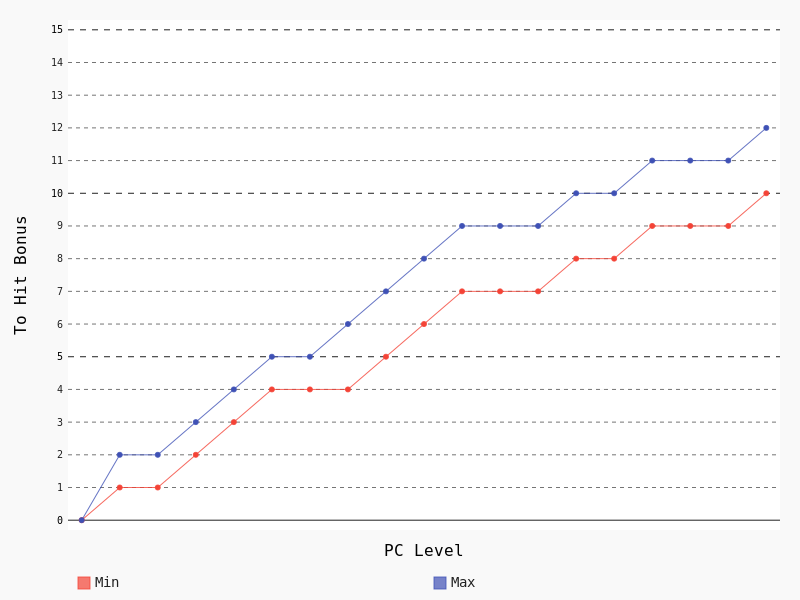

Python code for this plot:
#!/usr/bin/python3
import pygal
from pygal import Config

# (x, p) prob p for getting at least a value of x
# from anydice.com
probs_2d12 = (
    100.0, # 1
    100.0, # 2
    99.3,  # 3
    97.9,  # 4
    95.8,  # 5
    93.0,  # 6
    89.6,  # 7
    85.4,  # 8
    80.5,  # 9
    75.0,  # 10
    68.7,  # 11
    61.8,  # 12
    54.2,  # 13
    45.8,  # 14
    38.2,  # 15
    31.3,  # 16
    25.0,  # 17
    19.4,  # 18
    14.6,  # 19
    10.4,  # 20
    6.9,   # 21
    4.2,   # 22
    2.1,   # 23
    0.7,   # 24    
)



#
# Player Character To-Hit Table
#
hist = pygal.Line(
    human_readable=True,
    range=(0, 15),
    x_labels = map(str, range(1, 15)),
    x_title="PC Level",
    y_title="To Hit Bonus",
    legend_at_bottom=True,
    legend_at_bottom_columns=2,
)

def min_to_hit_bonus(x):
    to_hit = 2*(x-1)//5
    if x >= 2:
        to_hit += 1
    if x >= 5:
        to_hit += 1
    if x >= 10:
        to_hit += 1
    return to_hit


def max_to_hit_bonus(x):
    to_hit = min_to_hit_bonus(x)  
    if x >= 2:
        to_hit += 1
    if x >= 8:
        to_hit += 1
    return to_hit

min_to_hit = []
max_to_hit = []
for i in range(1, 20):
    min_to_hit.append(min_to_hit_bonus(i))
    max_to_hit.append(max_to_hit_bonus(i))

hist.add('Min',  min_to_hit)
hist.add('Max',  max_to_hit)
hist.render_to_png('to_hit_bonus_by_level.png')




#
# Monster Attack Difficulty by Level.
#
hist2 = pygal.Line(
    human_readable=True,
    #title="Attack Difficulty for Monsters by Level.",
    x_title="Monster Level",
    y_title="Attack Difficulty",
    show_x_guides=True,
    legend_at_bottom=True,
    legend_at_bottom_columns=3,
)

AVG_2D12 = 13

# Keep the monster attacks in line with the PC attacks.
min_ac = []
avg_ac = []
max_ac = []
for i in range(1, 16):
    min_ac.append(9 + min_to_hit_bonus(i))
    avg_ac.append(13 + max_to_hit_bonus(i))
    max_ac.append(16 + max_to_hit_bonus(i))

hist2.add('Min',  min_ac)
hist2.add('Avg',  avg_ac)
hist2.add('Max',  max_ac)
hist2.x_labels = map(str, range(1, 16))
hist2.render_to_png('monster_attack_difficulty_by_level.png')





#
# Monster Attack Difficulty by Level.
#
hist3 = pygal.Line(
    human_readable=True,
    #title="Monster AC by Level.",
    x_title="Monster Level",
    y_title="AC",
    show_x_guides=True,
    legend_at_bottom=True,
    legend_at_bottom_columns=3,
)

AVG_2D12 = 13

# Keep the monster attacks in line with the PC attacks.
min_ac = []
avg_ac = []
max_ac = []
for i in range(1, 16):
    min_ac.append(9 + min_to_hit_bonus(i))
    avg_ac.append(13 + max_to_hit_bonus(i))
    max_ac.append(16 + max_to_hit_bonus(i))

hist3.add('Min',  min_ac)
hist3.add('Avg',  avg_ac)
hist3.add('Max',  max_ac)
hist3.x_labels = map(str, range(1, 16))
hist3.render_to_png('monster_ac_by_level.png')




#
# Player Character To-Hit Table
#
hist4 = pygal.Line(
    human_readable=True,
    range=(0, 15),
    x_labels = map(str, range(1, 15)),
    #title="To Hit Bonus by Level for PCs.",
    x_title="PC Level",
    y_title="To Hit Bonus",
    legend_at_bottom=True,
    legend_at_bottom_columns=2,
)

min_to_hit = []
max_to_hit = []
for i in range(1, 20):
    min_to_hit.append(min_to_hit_bonus(i))
    max_to_hit.append(max_to_hit_bonus(i))

hist4.add('Min',  min_to_hit)
hist4.add('Max',  max_to_hit)
hist4.render_to_png('to_hit_bonus_by_level.png')
